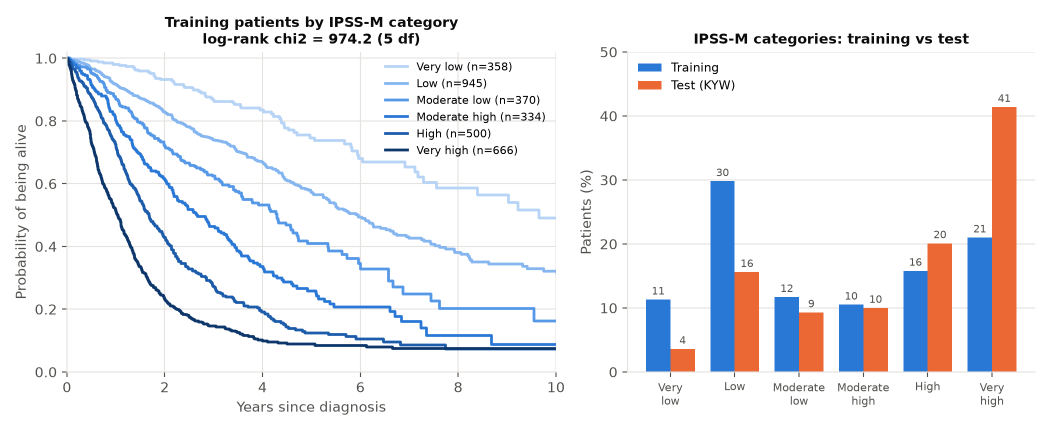
#> input picture figures/fig25_ipssm.png, 2100 x 860 px (shown at 1/2 size)
$ python 15_export_plos_figures.py
#> lines starting #> are read from the running program, lines starting #| are printed output that depends on the picture
"""
Stage 9 - Export the figures for the PLOS ONE submission.

PLOS ONE does not want figures inside the manuscript PDF. Each figure is uploaded
as its own file, named Fig1.tif, Fig2.tif, ... (and S1_Fig.tif, ... for supporting
figures). PLOS asks for:
  - TIFF (or EPS) format, RGB colour, LZW compression
  - 300 to 600 dots per inch (dpi)
  - width between 2.63 and 7.5 inches, height at most 8.75 inches

This script reads YOUR figures from figures/ (made by scripts 07 to 13 and 16), converts
each one to that format and saves it in paper_plos/figures_upload/.

Run it from the project folder:  python src/15_export_plos_figures.py
"""

from pathlib import Path

from PIL import Image

import config

# ------------------------------------------------------------------
# 1. Which figure becomes which PLOS file.
#    The order matches the order in which the manuscript cites them.
# ------------------------------------------------------------------
FIGURE_MAP = {
    "Fig1.tif": "fig25_ipssm.png",                 # survival by IPSS-M category
    "Fig2.tif": "fig26_paired_ci.png",             # paired differences with CIs
    "Fig3.tif": "fig15_hazard_ratios.png",         # hazard ratios
    "Fig4.tif": "fig23_permutation_importance.png",
    "Fig5.tif": "fig28_calibration.png",
    "Fig6.tif": "fig24_leaderboard.png",           # CV against public score
    "Fig7.tif": "fig29_ipssm_gap_by_centre.png",   # IPSS-M gap by centre (script 16)
    "S1_Fig.tif": "fig14_cox_cv.png",              # Cox models fold by fold
    "S2_Fig.tif": "fig19_tree_cv.png",             # tree models fold by fold
    "S3_Fig.tif": "fig16_schoenfeld.png",          # time-varying effects
    "S4_Fig.tif": "fig27_time_auc.png",            # time-dependent AUC
}

TARGET_DPI = 300        # PLOS minimum, and the usual choice
MAX_WIDTH_IN = 7.5      # PLOS maximum width in inches
MAX_HEIGHT_IN = 8.75    # PLOS maximum height in inches
MIN_WIDTH_IN = 2.63     # PLOS minimum width in inches

out_folder = config.ROOT / "paper_plos" / "figures_upload"
out_folder.mkdir(parents=True, exist_ok=True)

print(f"Saving PLOS figures to {out_folder}\n")

for plos_name, source_name in FIGURE_MAP.items():
    source = config.FIGURES / source_name
    if not source.exists():
        print(f"  MISSING {source_name}: run the script that makes it first.")
        continue

    image = Image.open(source)
#> image is the input picture: PIL image 2100x860 RGBA; mean R, G, B, A 238.1, 237.6, 240.6, 255

    # ------------------------------------------------------------------
    # 2. Size in inches as it was saved.
    #    Our scripts save at 200 dpi, so a 2100-pixel-wide figure is 10.5 inches.
    # ------------------------------------------------------------------
    saved_dpi = image.info.get("dpi", (200, 200))[0]
#> saved_dpi = 200
    width_in = image.width / saved_dpi
#> width_in = 10.5
    height_in = image.height / saved_dpi
#> height_in = 4.3

    # ------------------------------------------------------------------
    # 3. Shrink (never enlarge) so it fits PLOS's maximum width and height.
    #    The same factor is used for both directions so nothing is stretched.
    # ------------------------------------------------------------------
    scale = min(1.0, MAX_WIDTH_IN / width_in, MAX_HEIGHT_IN / height_in)
#> scale = 0.714
    new_width_in = width_in * scale
#> new_width_in = 7.5
    new_height_in = height_in * scale
#> new_height_in = 3.07

    # Number of pixels needed at 300 dpi for that printed size.
    new_width_px = round(new_width_in * TARGET_DPI)
#> new_width_px = 2250
    new_height_px = round(new_height_in * TARGET_DPI)
#> new_height_px = 921

    # ------------------------------------------------------------------
    # 4. PLOS wants RGB with no transparency: put the figure on a white page.
    # ------------------------------------------------------------------
    image = image.convert("RGBA")
    white = Image.new("RGBA", image.size, (255, 255, 255, 255))
#> white: PIL image 2100x860 RGBA; every value is 255
    image = Image.alpha_composite(white, image).convert("RGB")
#> image: PIL image 2100x860 RGB

    # LANCZOS is a high-quality resampling filter for resizing images.
    image = image.resize((new_width_px, new_height_px), Image.LANCZOS)
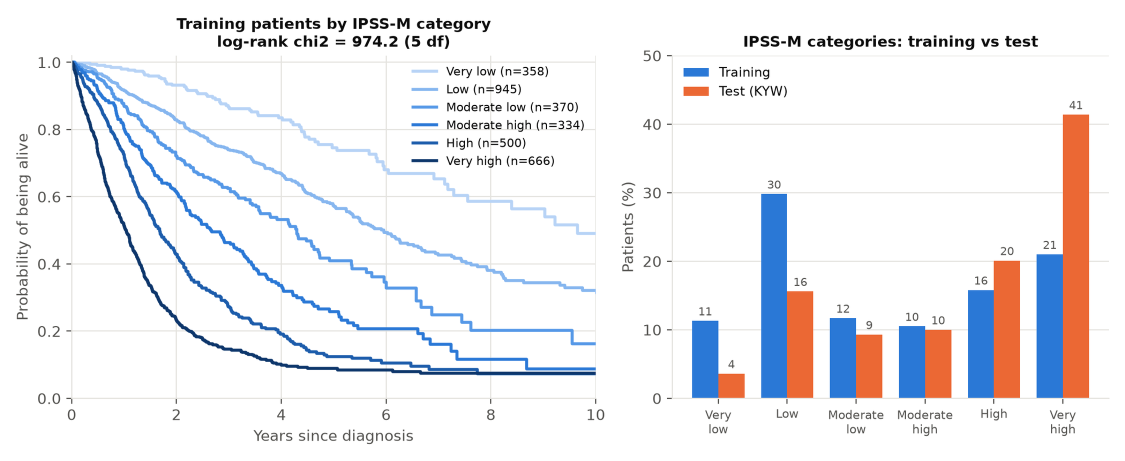
#> image: PIL image 2250x921 RGB (shown at 1/2 size); mean R, G, B 237.9, 237.4, 240.5

    # ------------------------------------------------------------------
    # 5. Save as LZW-compressed TIFF with the dpi written into the file.
    # ------------------------------------------------------------------
    image.save(out_folder / plos_name, compression="tiff_lzw",
               dpi=(TARGET_DPI, TARGET_DPI))

    # Text shrinks by the same factor; PLOS asks for 8-12 pt text at final size.
    font_pt = 10 * scale
#> font_pt = 7.14
    warning = "" if new_width_in >= MIN_WIDTH_IN else "  (narrower than 2.63 in!)"
#> warning = ''
    print(f"  {plos_name:11s} <- {source_name:34s} "
          f"{new_width_in:4.2f} x {new_height_in:4.2f} in, "
          f"{new_width_px} x {new_height_px} px, text about {font_pt:.1f} pt{warning}")
#|   Fig1.tif    <- fig25_ipssm.png                    7.50 x 3.07 in, 2250 x 921 px, text about 7.1 pt
#> pass 2 of the loop `for plos_name, source_name in FIGURE_MAP.items():`:
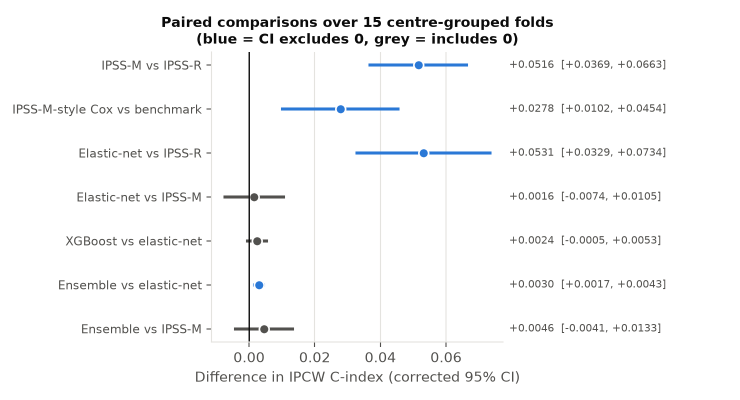
#> input picture figures/fig26_paired_ci.png, 1480 x 800 px (shown at 1/2 size)
#> image is the input picture: PIL image 1480x800 RGBA; mean R, G, B, A 247.8, 248.1, 248.3, 255
#> width_in = 7.4
#> height_in = 4
#> scale = 1
#> new_width_in = 7.4
#> new_height_in = 4
#> new_width_px = 2220
#> new_height_px = 1200
#> white: PIL image 1480x800 RGBA; every value is 255
#> `image = image.resize((new_width_px, new_height_px), Image.LANCZOS)`:
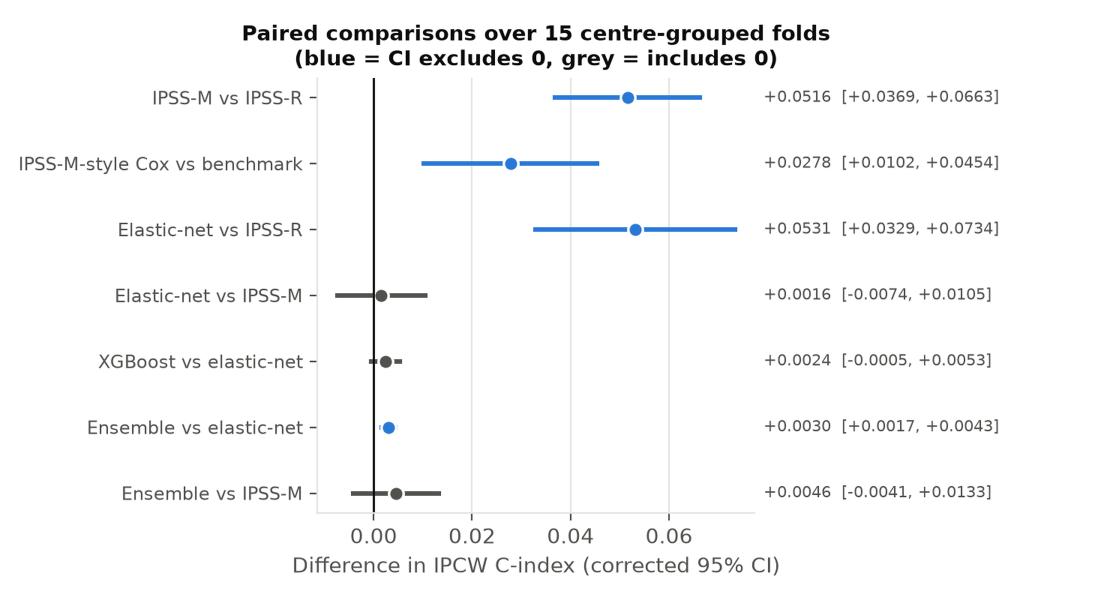
#> image: PIL image 2220x1200 RGB (shown at 1/2 size); mean R, G, B 247.6, 247.9, 248.2
#> font_pt = 10
#|   Fig2.tif    <- fig26_paired_ci.png                7.40 x 4.00 in, 2220 x 1200 px, text about 10.0 pt

print("\nDone. Before uploading, you can check each file with PLOS's free PACE tool:")
print("https://pacev2.apexcovantage.com")
